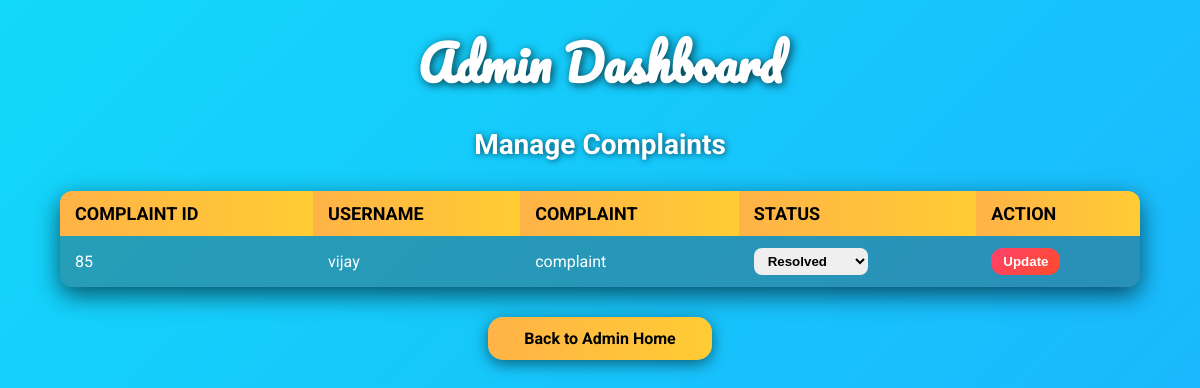
Screenshot of /admin.php (signed in) with the database file from the repository.
### tables this page shows
CREATE TABLE `complaints` (
  `id` int(11) NOT NULL,
  `username` varchar(255) NOT NULL,
  `complaint` text NOT NULL,
  `admin_status` varchar(50) DEFAULT 'Pending',
  `updated_by` varchar(255) DEFAULT NULL,
  `updated_at` timestamp NOT NULL DEFAULT current_timestamp() ON UPDATE current_timestamp(),
  `created_at` timestamp NOT NULL DEFAULT current_timestamp()
);

### admin.php (the view, shortened to what this page needs)
<?php
require('conn.php');
$complaintQuery = "SELECT id, username, complaint, admin_status FROM complaints ORDER BY id DESC";
$result = $con->query($complaintQuery);
?>
<!DOCTYPE html>
<html>
<head>
</head>
<body>
    <h1>Admin Dashboard</h1>
    <h2>Manage Complaints</h2>
    <?php if($result->num_rows > 0): ?>
    <table>
        <tr>
            <th>Complaint ID</th>
            <th>Username</th>
            <th>Complaint</th>
            <th>Status</th>
            <th>Action</th>
        </tr>
        <?php while($row = $result->fetch_assoc()): ?>
        <tr>
            <td><?= $row['id'] ?></td>
            <td><?= $row['username'] ?></td>
            <td><?= $row['complaint'] ?></td>
            <td>
                <form method="POST" action="">
                    <select name="new_status">
                        <option value="Resolved" <?= $row['admin_status']=='Resolved' ? 'selected' : '' ?>>Resolved</option>
                    </select>
            </td>
            <td><button type="submit" name="update">Update</button></td>
        </tr>
        <?php endwhile; ?>
    </table>
    <?php else: ?>
        <p style="text-align:center; font-size:20px; color:#ff4b4b;">No complaints found.</p>
    <?php endif; ?>
    <a class="back-link" href="adminhome.php">Back to Admin Home</a>
</body>
</html>

### admin.php (style rules this page uses)
body { font-family: 'Roboto', sans-serif; margin: 0; padding: 0; min-height: 100vh; background: linear-gradient(-45deg, #ff416c, #ff4b2b, #1fa2ff, #12d8fa); background-size: 400% 400%; animation: gradientBG 15s ease infinite; color: #fff; }
h1 { text-align: center; font-family: 'Pacifico', cursive; font-size: 48px; text-shadow: 2px 2px 10px rgba(0,0,0,0.7); margin: 20px 0; }
h2 { text-align: center; font-size: 28px; color: #fff; margin-bottom: 30px; text-shadow: 1px 1px 6px rgba(0,0,0,0.6); }
table { width: 90%; margin: 20px auto; border-collapse: collapse; box-shadow: 0 8px 25px rgba(0,0,0,0.6); border-radius: 12px; overflow: hidden; background-color: rgba(0,0,0,0.3); }
th, td { padding: 12px 15px; text-align: left; transition: 0.3s; }
th { background: linear-gradient(90deg, #ffb347, #ffcc33); color: #000; font-size: 18px; text-transform: uppercase; }
tr { background: rgba(255, 255, 255, 0.1); }
td select { padding: 5px 10px; border-radius: 8px; border: none; font-weight: bold; cursor: pointer; transition: all 0.3s ease; }
option[value="Resolved"] { color: limegreen; font-weight: bold; }
td button { padding: 6px 12px; border-radius: 12px; border: none; background: linear-gradient(135deg, #ff416c, #ff4b2b); color: #fff; font-weight: bold; cursor: pointer; transition: all 0.3s ease; }
.back-link { display: block; width: 200px; margin: 30px auto 50px auto; padding: 12px; text-align: center; background: linear-gradient(90deg, #ffb347, #ffcc33); color: #000; text-decoration: none; border-radius: 15px; font-weight: bold; box-shadow: 0 4px 15px rgba(0,0,0,0.5); transition: 0.3s; }

### rows the page displays
complaints: id "85", username "vijay", complaint "complaint", new_status "Resolved"
